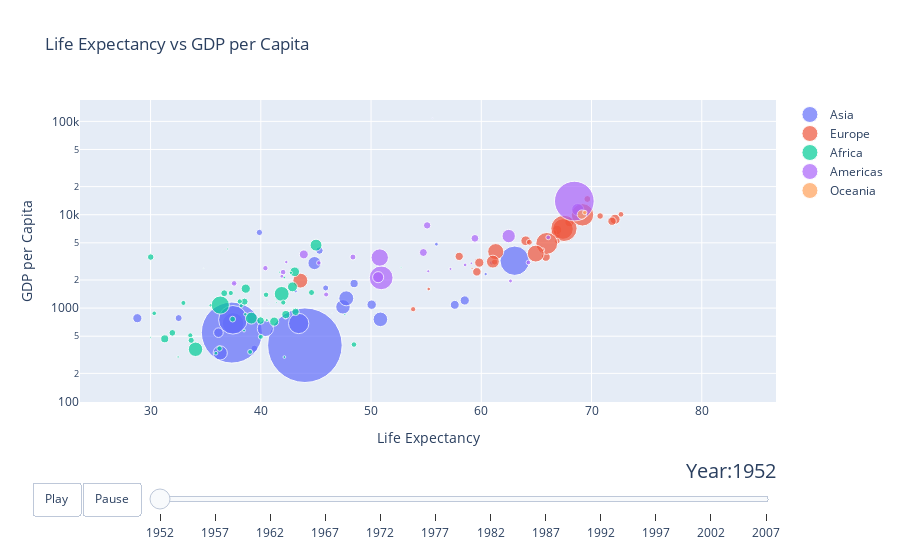

Here is the notebook cell this chart was saved with:
### Code cell
years=[i for i in data.year.unique()]
continents=[i for i in data.continent.unique()]


start_data=[
    go.Scatter(
        x=list(data[(data.year==1952) & (data.continent==continent)]["lifeExp"]),
        y=list(data[(data.year==1952) & (data.continent==continent)]["gdpPercap"]),
        text=list(data[(data.year==1952) & (data.continent==continent)]["country"]),
        mode='markers',
        marker=dict(
            size=list(data[(data.year==1952) & (data.continent==continent)]["pop"]),
            sizeref=200000,
            sizemode='area'
        ),
        name=continent
    )
    for continent in continents
]


layout=go.Layout(
    title='Life Expectancy vs GDP per Capita',
    xaxis=dict(range=[data["lifeExp"].min(), data["lifeExp"].max()*1.05], title='Life Expectancy'),
    yaxis=dict(type='log', title='GDP per Capita'),
    hovermode='closest',
    updatemenus=[
        dict(
            type='buttons',
            buttons=[
                dict(
                    args=[None, dict(frame=dict(duration=500, redraw=False), 
                                     fromcurrent=True,
                                     transition=dict(duration=300, easing='quadratic-in-out'))],
                    label='Play',
                    method='animate'
                ),
                dict(
                    args=[[None], dict(frame=dict(duration=0, redraw=False),
                                      mode='immediate',
                                      transition=dict(duration=300))],
                    label='Pause',
                    method='animate'
                )
            ],
            visible=True,
            showactive=False,
            direction='left',
            x=0.1,
            xanchor='right',
            y=0,
            yanchor='top',
            pad=dict(t=80, r=10)
        )
    ],
    sliders=[dict(       
        steps=[
            dict(
                args=[[year], dict(frame=dict(duration=300, redraw=False),
                              mode='immediate',
                              transition=dict(duration=300))],
                method='animate',
                label=str(year)
            ) 
            for year in years
        ],
        len=0.9,
        x=0.1,
        pad=dict(t=50, b=10),
        xanchor='left',
        y=0,
        yanchor='top',
        transition=dict(duration=300, easing='cubic-in-out'),
        currentvalue=dict(font=dict(size=20), prefix='Year:', visible=True, xanchor='right'),
    )]
)


frames=[
    go.Frame(
        name=str(year),
        data=[go.Scatter(
            x=list(data[(data.year==year) & (data.continent==continent)]["lifeExp"]),
            y=list(data[(data.year==year) & (data.continent==continent)]["gdpPercap"]),
            text=list(data[(data.year==year) & (data.continent==continent)]["country"]),
            mode='markers',
            marker=dict(
                size=list(data[(data.year==year) & (data.continent==continent)]["pop"]),
                sizeref=200000,
                sizemode='area'
            ),
            name=continent
        ) for continent in continents]
    )
    for year in years
]


fig=go.Figure(data=start_data, layout=layout, frames=frames)
fig.show()

### Figure 1 — Plotly figure (JSON) as saved in the notebook; plotly's stock layout.template omitted (floating-point values rounded to 4 significant figures)
{"data": [{"marker": {"size": [8425000.0, 120400.0, 46890000.0, 4694000.0, 556300000.0, 2126000.0, 372000000.0, 82050000.0, 17270000.0, 5442000.0, 1621000.0, 86460000.0, 607900.0, 8865000.0, 20950000.0, 160000.0, 1440000.0, 6748000.0, 800700.0, 20090000.0, 9183000.0, 507800.0, 41350000.0, 22440000.0, 4006000.0, 1127000.0, 7982000.0, 3662000.0, 8550000.0, 21290000.0, 26250000.0, 1031000.0, 4964000.0], "sizemode": "area", "sizeref": 200000}, "mode": "markers", "name": "Asia", "text": ["Afghanistan", "Bahrain", "Bangladesh", "Cambodia", "China", "Hong Kong, China", "India", "Indonesia", "Iran", "Iraq", "Israel", "Japan", "Jordan", "Korea, Dem. Rep.", "Korea, Rep.", "Kuwait", "Lebanon", "Malaysia", "Mongolia", "Myanmar", "Nepal", "Oman", "Pakistan", "Philippines", "Saudi Arabia", "Singapore", "Sri Lanka", "Syria", "Taiwan", "Thailand", "Vietnam", "West Bank and Gaza", "Yemen, Rep."], "type": "scatter", "x": [28.8, 50.94, 37.48, 39.42, 44.0, 60.96, 37.37, 37.47, 44.87, 45.32, 65.39, 63.03, 43.16, 50.06, 47.45, 55.56, 55.93, 48.46, 42.24, 36.32, 36.16, 37.58, 43.44, 47.75, 39.88, 60.4, 57.59, 45.88, 58.5, 50.85, 40.41, 43.16, 32.55], "y": [779.4, 9867.0, 684.2, 368.5, 400.4, 3054.0, 546.6, 749.7, 3035.0, 4130.0, 4087.0, 3217.0, 1547.0, 1088.0, 1031.0, 108400.0, 4835.0, 1831.0, 786.6, 331.0, 545.9, 1828.0, 684.6, 1273.0, 6460.0, 2315.0, 1084.0, 1643.0, 1207.0, 757.8, 605.1, 1516.0, 781.7]}, {"marker": {"size": [1283000.0, 6928000.0, 8730000.0, 2791000.0, 7275000.0, 3882000.0, 9125000.0, 4334000.0, 4090000.0, 42460000.0, 69150000.0, 7733000.0, 9504000.0, 148000.0, 2952000.0, 47670000.0, 413800.0, 10380000.0, 3328000.0, 25730000.0, 8526000.0, 16630000.0, 6860000.0, 3558000.0, 1490000.0, 28550000.0, 7125000.0, 4815000.0, 22240000.0, 50430000.0], "sizemode": "area", "sizeref": 200000}, "mode": "markers", "name": "Europe", "text": ["Albania", "Austria", "Belgium", "Bosnia and Herzegovina", "Bulgaria", "Croatia", "Czech Republic", "Denmark", "Finland", "France", "Germany", "Greece", "Hungary", "Iceland", "Ireland", "Italy", "Montenegro", "Netherlands", "Norway", "Poland", "Portugal", "Romania", "Serbia", "Slovak Republic", "Slovenia", "Spain", "Sweden", "Switzerland", "Turkey", "United Kingdom"], "type": "scatter", "x": [55.23, 66.8, 68.0, 53.82, 59.6, 61.21, 66.87, 70.78, 66.55, 67.41, 67.5, 65.86, 64.03, 72.49, 66.91, 65.94, 59.16, 72.13, 72.67, 61.31, 59.82, 61.05, 58.0, 64.36, 65.57, 64.94, 71.86, 69.62, 43.59, 69.18], "y": [1601.0, 6137.0, 8343.0, 973.5, 2444.0, 3119.0, 6876.0, 9692.0, 6425.0, 7030.0, 7144.0, 3531.0, 5264.0, 7268.0, 5210.0, 4931.0, 2648.0, 8942.0, 10100.0, 4029.0, 3068.0, 3145.0, 3581.0, 5075.0, 4215.0, 3834.0, 8528.0, 14730.0, 1969.0, 9980.0]}, {"marker": {"size": [9280000.0, 4232000.0, 1738000.0, 442300.0, 4470000.0, 2446000.0, 5009000.0, 1292000.0, 2682000.0, 153900.0, 14100000.0, 854900.0, 2977000.0, 63150.0, 22220000.0, 217000.0, 1439000.0, 20860000.0, 420700.0, 284300.0, 5581000.0, 2664000.0, 580700.0, 6464000.0, 748700.0, 863300.0, 1020000.0, 4763000.0, 2918000.0, 3838000.0, 1023000.0, 516600.0, 9939000.0, 6446000.0, 485800.0, 3379000.0, 33120000.0, 257700.0, 2535000.0, 60010.0, 2756000.0, 2143000.0, 2527000.0, 14260000.0, 8505000.0, 290200.0, 8323000.0, 1219000.0, 3648000.0, 5825000.0, 2672000.0, 3081000.0], "sizemode": "area", "sizeref": 200000}, "mode": "markers", "name": "Africa", "text": ["Algeria", "Angola", "Benin", "Botswana", "Burkina Faso", "Burundi", "Cameroon", "Central African Republic", "Chad", "Comoros", "Congo, Dem. Rep.", "Congo, Rep.", "Cote d'Ivoire", "Djibouti", "Egypt", "Equatorial Guinea", "Eritrea", "Ethiopia", "Gabon", "Gambia", "Ghana", "Guinea", "Guinea-Bissau", "Kenya", "Lesotho", "Liberia", "Libya", "Madagascar", "Malawi", "Mali", "Mauritania", "Mauritius", "Morocco", "Mozambique", "Namibia", "Niger", "Nigeria", "Reunion", "Rwanda", "Sao Tome and Principe", "Senegal", "Sierra Leone", "Somalia", "South Africa", "Sudan", "Swaziland", "Tanzania", "Togo", "Tunisia", "Uganda", "Zambia", "Zimbabwe"], "type": "scatter", "x": [43.08, 30.02, 38.22, 47.62, 31.98, 39.03, 38.52, 35.46, 38.09, 40.72, 39.14, 42.11, 40.48, 34.81, 41.89, 34.48, 35.93, 34.08, 37.0, 30.0, 43.15, 33.61, 32.5, 42.27, 42.14, 38.48, 42.72, 36.68, 36.26, 33.69, 40.54, 50.99, 42.87, 31.29, 41.73, 37.44, 36.32, 52.72, 40.0, 46.47, 37.28, 30.33, 32.98, 45.01, 38.63, 41.41, 41.22, 38.6, 44.6, 39.98, 42.04, 48.45], "y": [2449.0, 3521.0, 1063.0, 851.2, 543.3, 339.3, 1173.0, 1071.0, 1179.0, 1103.0, 780.5, 2126.0, 1389.0, 2670.0, 1419.0, 375.6, 328.9, 362.1, 4293.0, 485.2, 911.3, 510.2, 299.9, 853.5, 298.8, 575.6, 2388.0, 1443.0, 369.2, 452.3, 743.1, 1968.0, 1688.0, 468.5, 2424.0, 761.9, 1077.0, 2719.0, 493.3, 879.6, 1450.0, 879.8, 1136.0, 4725.0, 1616.0, 1148.0, 716.7, 859.8, 1468.0, 734.8, 1147.0, 406.9]}, {"marker": {"size": [17880000.0, 2883000.0, 56600000.0, 14790000.0, 6378000.0, 12350000.0, 926300.0, 6008000.0, 2491000.0, 3549000.0, 2043000.0, 3146000.0, 3201000.0, 1517000.0, 1426000.0, 30140000.0, 1166000.0, 940100.0, 1556000.0, 8026000.0, 2227000.0, 662800.0, 157600000.0, 2253000.0, 5440000.0], "sizemode": "area", "sizeref": 200000}, "mode": "markers", "name": "Americas", "text": ["Argentina", "Bolivia", "Brazil", "Canada", "Chile", "Colombia", "Costa Rica", "Cuba", "Dominican Republic", "Ecuador", "El Salvador", "Guatemala", "Haiti", "Honduras", "Jamaica", "Mexico", "Nicaragua", "Panama", "Paraguay", "Peru", "Puerto Rico", "Trinidad and Tobago", "United States", "Uruguay", "Venezuela"], "type": "scatter", "x": [62.48, 40.41, 50.92, 68.75, 54.74, 50.64, 57.21, 59.42, 45.93, 48.36, 45.26, 42.02, 37.58, 41.91, 58.53, 50.79, 42.31, 55.19, 62.65, 43.9, 64.28, 59.1, 68.44, 66.07, 55.09], "y": [5911.0, 2677.0, 2109.0, 11370.0, 3940.0, 2144.0, 2627.0, 5587.0, 1398.0, 3522.0, 3048.0, 2428.0, 1840.0, 2195.0, 2899.0, 3478.0, 3112.0, 2480.0, 1952.0, 3759.0, 3082.0, 3023.0, 13990.0, 5717.0, 7690.0]}, {"marker": {"size": [8691000.0, 1995000.0], "sizemode": "area", "sizeref": 200000}, "mode": "markers", "name": "Oceania", "text": ["Australia", "New Zealand"], "type": "scatter", "x": [69.12, 69.39], "y": [10040.0, 10560.0]}], "layout": {"hovermode": "closest", "sliders": [{"currentvalue": {"font": {"size": 20}, "prefix": "Year:", "visible": true, "xanchor": "right"}, "len": 0.9, "pad": {"b": 10, "t": 50}, "steps": [{"args": [[1952], {"frame": {"duration": 300, "redraw": false}, "mode": "immediate", "transition": {"duration": 300}}], "label": "1952", "method": "animate"}, {"args": [[1957], {"frame": {"duration": 300, "redraw": false}, "mode": "immediate", "transition": {"duration": 300}}], "label": "1957", "method": "animate"}, {"args": [[1962], {"frame": {"duration": 300, "redraw": false}, "mode": "immediate", "transition": {"duration": 300}}], "label": "1962", "method": "animate"}, {"args": [[1967], {"frame": {"duration": 300, "redraw": false}, "mode": "immediate", "transition": {"duration": 300}}], "label": "1967", "method": "animate"}, {"args": [[1972], {"frame": {"duration": 300, "redraw": false}, "mode": "immediate", "transition": {"duration": 300}}], "label": "1972", "method": "animate"}, {"args": [[1977], {"frame": {"duration": 300, "redraw": false}, "mode": "immediate", "transition": {"duration": 300}}], "label": "1977", "method": "animate"}, {"args": [[1982], {"frame": {"duration": 300, "redraw": false}, "mode": "immediate", "transition": {"duration": 300}}], "label": "1982", "method": "animate"}, {"args": [[1987], {"frame": {"duration": 300, "redraw": false}, "mode": "immediate", "transition": {"duration": 300}}], "label": "1987", "method": "animate"}, {"args": [[1992], {"frame": {"duration": 300, "redraw": false}, "mode": "immediate", "transition": {"duration": 300}}], "label": "1992", "method": "animate"}, {"args": [[1997], {"frame": {"duration": 300, "redraw": false}, "mode": "immediate", "transition": {"duration": 300}}], "label": "1997", "method": "animate"}, {"args": [[2002], {"frame": {"duration": 300, "redraw": false}, "mode": "immediate", "transition": {"duration": 300}}], "label": "2002", "method": "animate"}, {"args": [[2007], {"frame": {"duration": 300, "redraw": false}, "mode": "immediate", "transition": {"duration": 300}}], "label": "2007", "method": "animate"}], "transition": {"duration": 300, "easing": "cubic-in-out"}, "x": 0.1, "xanchor": "left", "y": 0, "yanchor": "top"}], "title": {"text": "Life Expectancy vs GDP per Capita"}, "updatemenus": [{"buttons": [{"args": [null, {"frame": {"duration": 500, "redraw": false}, "fromcurrent": true, "transition": {"duration": 300, "easing": "quadratic-in-out"}}], "label": "Play", "method": "animate"}, {"args": [[null], {"frame": {"duration": 0, "redraw": false}, "mode": "immediate", "transition": {"duration": 300}}], "label": "Pause", "method": "animate"}], "direction": "left", "pad": {"r": 10, "t": 80}, "showactive": false, "type": "buttons", "visible": true, "x": 0.1, "xanchor": "right", "y": 0, "yanchor": "top"}], "xaxis": {"range": [23.6, 86.73], "title": {"text": "Life Expectancy"}}, "yaxis": {"title": {"text": "GDP per Capita"}, "type": "log"}}}
